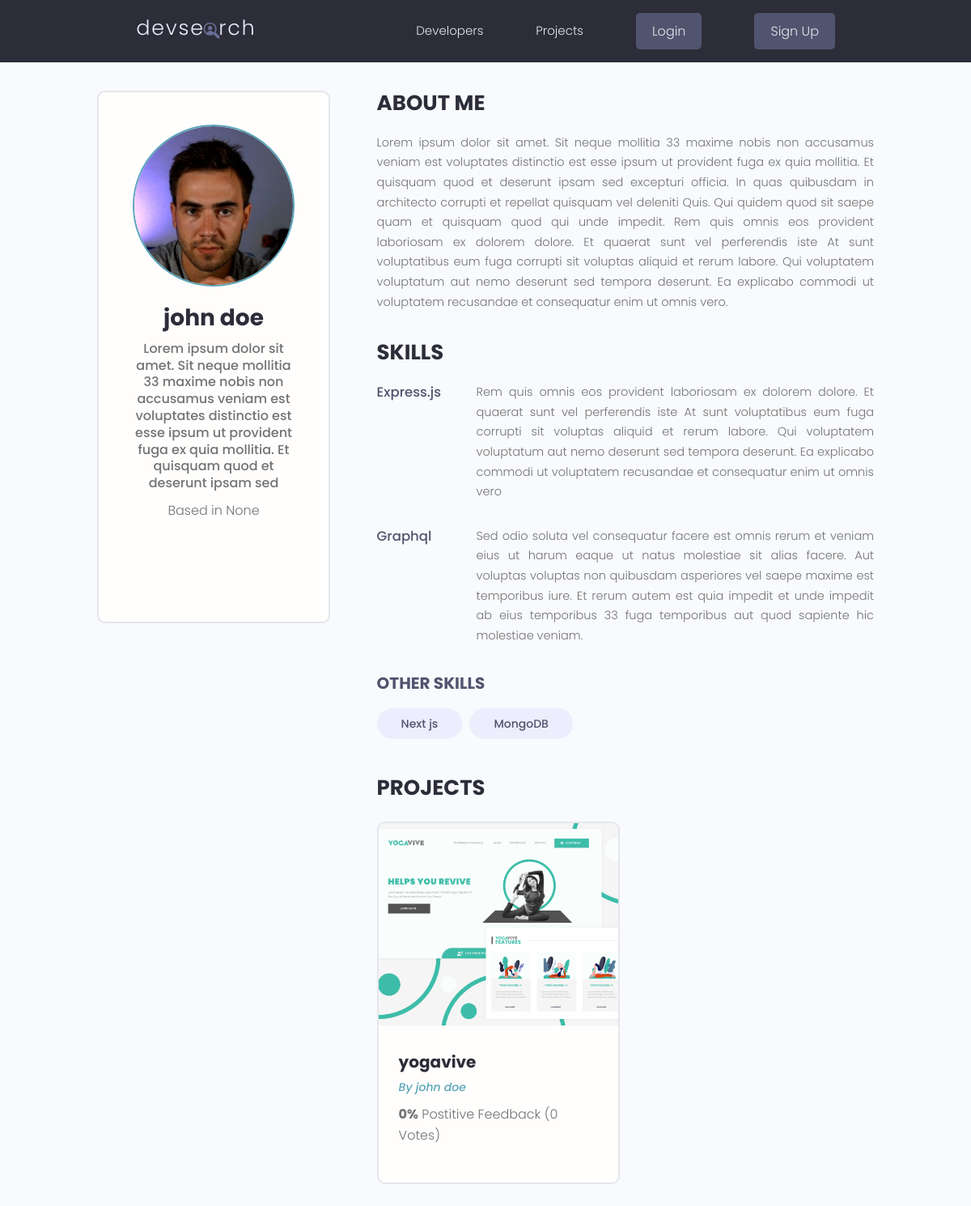
The app's page /profile/1e8e0196-5b1d-42da-9db8-a0c894650fec/, older data.
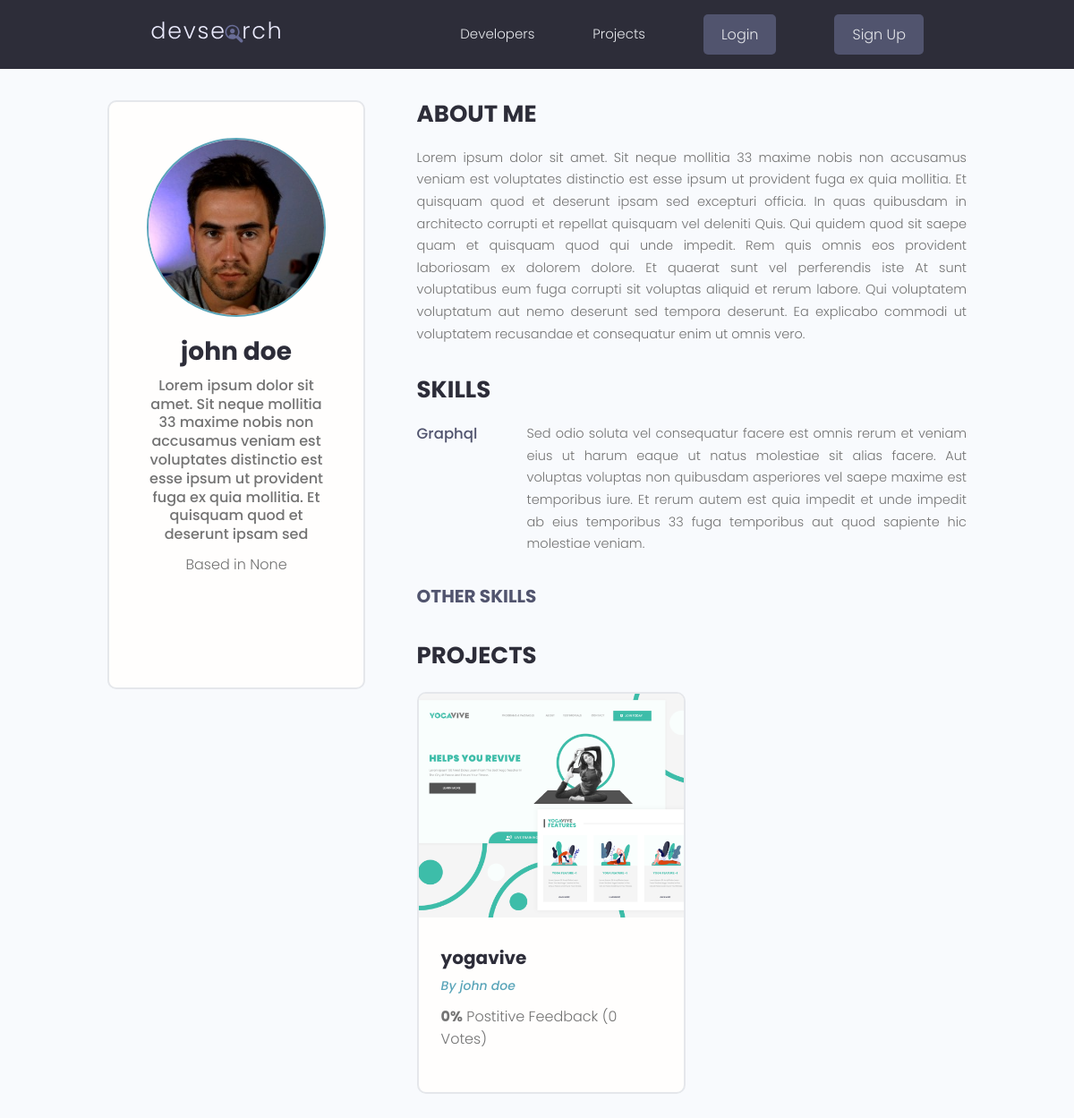
The same page, newer data.
### users/models.py (models this page shows, shortened)
class Profile(models.Model):
    id = models.UUIDField(default=uuid.uuid4, unique=True, primary_key=True, editable=False)
    user = models.OneToOneField(User, on_delete=models.CASCADE)
    name = models.CharField(max_length=200)
    email = models.EmailField(max_length=500)
    username = models.CharField(max_length=200)
    location = models.CharField(max_length=200, blank=True, null=True)
    short_intro = models.CharField(max_length=200, blank=True, null=True)
    bio = models.TextField(blank=True, null=True)
    profile_image = models.ImageField(null=True, blank=True, upload_to='profiles/', default="profiles/user-default.png")
    social_github = models.CharField(max_length=200, blank=True, null=True)
    social_twitter = models.CharField(max_length=200, blank=True, null=True)
    social_linkedin = models.CharField(max_length=200, blank=True, null=True)
    social_youtube = models.CharField(max_length=200, blank=True, null=True)
    social_website = models.CharField(max_length=200, blank=True, null=True)
    created = models.DateTimeField(auto_now_add=True)

class Skill(models.Model):
    id = models.UUIDField(default=uuid.uuid4, unique=True, primary_key=True, editable=False)
    owner = models.ForeignKey(Profile, on_delete=models.CASCADE, null=True)
    name = models.CharField(max_length=200, blank=True, null=True)
    description = models.TextField(null=True, blank=True)
    created = models.DateTimeField(auto_now_add=True)
    def __str__(self):
        return self.name

### projects/models.py (models this page shows, shortened)
class Project(models.Model):
    id = models.UUIDField(default=uuid.uuid4, unique=True, primary_key=True, editable=False)
    owner = models.ForeignKey(
        Profile, on_delete=models.CASCADE, related_name='projects')
    title = models.CharField(max_length=200)
    description = models.TextField(null=True, blank=True)
    featured_image = models.ImageField(
        null=True, blank=True, default="default.jpg")
    demo_link = models.CharField(max_length=2000, null=True, blank=True)
    source_link = models.CharField(max_length=2000, null=True, blank=True)
    tags = models.ManyToManyField('Tag', blank=True)
    vote_total = models.IntegerField(default=0, null=True, blank=True)
    vote_ratio = models.IntegerField(default=0, null=True, blank=True)
    created = models.DateTimeField(auto_now_add=True)

### users/views.py (the view)
# urls.py: path('profile/<str:pk>/', views.user_profile, name="user-profile"),
def user_profile(request, pk):
    profile = Profile.objects.get(pk=pk)
    other_skills = profile.skill_set.filter(description = "") # Get all skills that have no description
    top_skills = profile.skill_set.exclude(description__exact="") # Get all skills that have a description
    return render(request, 'users/user-profile.html', {"profile": profile, "other_skills": other_skills, "top_skills": top_skills})

### users/templates/users/user-profile.html (shortened to what this page needs)
{% extends 'base.html' %}
{% block content %}
<main class="profile my-md">
    <div class="container">
        <div class="layout">
            <div class="column column--1of3">
                <div class="card text-center">
                    <div class="card__body dev">
                        <img class="avatar avatar--xl" src="{{ profile.profile_image.url }}" />
                        <h2 class="dev__name">{{profile.name}}</h2>
                        <p class="dev__title">{{profile.short_intro}}</p>
                        <p class="dev__location">Based in {{profile.location}}</p>
                        <ul class="dev__social">
                        </ul>
                    </div>
                </div>
            </div>
            <div class="column column--2of3">
                <div class="devInfo">
                    <h3 class="devInfo__title">About Me</h3>
                    <p class="devInfo__about">{{profile.bio}}</p>
                </div>
                <div class="devInfo">
                    <h3 class="devInfo__title">Skills</h3>
                    <div class="devInfo__skills">
                        {% for skill in top_skills %}
                        <div class="devSkill">
                            <h4 class="devSkill__title">{{skill.name}}</h4>
                            <p class="devSkill__info">{{skill.description}}</p>
                        </div>
                        {% endfor %}
                        <h3 class="devInfo__subtitle">Other Skills</h3>
                        <div class="devInfo__otherSkills">
                            {% for skill in other_skills %}
                            <span class="tag tag--pill tag--sub tag--lg">
                                <small>{{skill}}</small>
                            </span>
                            {% endfor %}
                        </div>
                    </div>
                </div>
                <div class="devInfo">
                    <h3 class="devInfo__title">Projects</h3>
                    <div class="grid grid--two">
                        {% for project in profile.projects.all %}
                        <div class="column">
                            <div class="card project">
                                <a href="{% url 'project' project.id %}" class="project">
                                    <img class="project__thumbnail" src="{{project.featured_image.url}}"
                                        alt="project thumbnail" />
                                    <div class="card__body">
                                        <h3 class="project__title">{{project.title}}</h3>
                                        <p><a class="project__author"
                                                href="{% url 'user-profile' project.owner.id %}">By
                                                {{project.owner.name}}</a>
                                        </p>
                                        <p class="project--rating">
                                            <span style="font-weight: bold;">{{project.vote_ratio}}%</span> Postitive
                                            Feedback ({{project.vote_total}} Vote{{project.vote_total|pluralize:"s"}})
                                        </p>
                                    </div>
                                </a>
                            </div>
                        </div>
                        {% endfor %}
                    </div>
                </div>
            </div>
        </div>
    </div>
</main>
{% endblock content %}

### templates/base.html (shortened to what this page needs)
<!DOCTYPE html>
{% load static %}
<html>
<head>
    <link rel="stylesheet" href="https://cdn.iconmonstr.com/1.3.0/css/iconmonstr-iconic-font.min.css" />
    <link rel="stylesheet" href="{% static 'uikit/styles/uikit.css' %}" />
    <link rel="stylesheet" href="{% static 'styles/app.css' %}" />
</head>
<body>
    {% include 'navbar.html' %}
    {% block content %}
    {% endblock content %}
</body>
</html>

### templates/navbar.html (shortened to what this page needs)
{% load static %}
<header class="header">
    <div class="container container--narrow">
        <a href="" class="header__logo">
            <img src="{% static 'images/logo.svg' %} " alt="DevSearch Logo" />
        </a>
        <nav class="header__nav">
            <ul class="header__menu">
                <li class="header__menuItem"><a href="{% url 'home' %}">Developers</a></li>
                <li class="header__menuItem"><a href="{% url 'projects' %}">Projects</a></li>
                {% if request.user.is_authenticated %}
                    <li class="header__menuItem"><a href="">Inbox</a></li>
                    <li class="header__menuItem"><a href="{% url 'account' %}">Account</a></li>
                    <li class="header__menuItem"><a href="{% url 'logout' %}" class="btn btn--sub">Logout</a></li>
                {% else %}
                    <li class="header__menuItem"><a href="{% url 'login' %}" class="btn btn--sub">Login</a></li>
                    <li class="header__menuItem"><a href="{% url 'register' %}" class="btn btn--sub">Sign Up</a></li>
                {% endif %}
            </ul>
        </nav>
    </div>
</header>

### static/styles/app.css (style rules this page uses)
:root { --color-sub: #2d2d39; }
.btn--sub { background-color: var(--color-sub-light); }
.card { border: 2px solid var(--color-light); }
img { width: 100%; }
.header { position: sticky; z-index: 111; background-color: var(--color-sub); padding: 1.5rem 0; }
.header > .container { display: flex; justify-content: space-between; align-items: center; }
.header__logo > img { height: 3.8rem; }
.header__nav > ul { display: inline-flex; align-items: center; list-style: none; gap: 6.5rem; }
.header__menuItem > a { color: var(--color-light); font-weight: 300; }
.profile .card > .dev { padding: 4rem; }
.dev__name { color: var(--color-sub); font-size: 2.8rem; font-weight: 700; margin-top: 1rem; margin-bottom: 0.5rem; }
.dev__title { font-size: 1.6rem; font-weight: 500; line-height: 1.3; }
.dev__location { margin-top: 1rem; }
.dev__social { margin: 3rem 0; list-style: none; display: flex; justify-content: center; gap: 1.5rem; }
.devInfo { margin-bottom: 3rem; }
.devInfo__title, .devInfo__subtitle { font-size: 2.6rem; color: var(--color-sub); text-transform: uppercase; font-weight: 700; margin-bottom: 1.5rem; }
.devInfo__subtitle { font-size: 2rem; color: var(--color-sub-light); }
.devInfo__about, .devSkill__info { font-size: 1.45rem; line-height: 1.7; text-align: justify; }
.devSkill { margin-bottom: 3rem; }
.devSkill__title { font-size: 1.65rem; font-weight: 500; color: var(--color-sub-light); }
@media screen and (min-width: 700px) { .devSkill { display: flex; justify-content: space-between; gap: 3rem; } }
@media screen and (min-width: 700px) { .devSkill__info { flex-basis: 80%; } }
.project__author { font-size: 1.4rem; font-style: italic; }
.project--rating { margin-bottom: 1.6em; margin-top: .5em; }
.project__thumbnail { height: 25rem; object-fit: cover; object-position: top center; }
.project__title { font-size: 2rem; font-weight: 700; color: var(--color-sub); }

### static/uikit/styles/modules/_variables.css (style rules this page uses)
:root { --color-main: #5aa5b9; --color-main-light: #e6faff; --color-sub: #3f4156; --color-sub-light: #51546e; --color-sub-lighter: #ededfd; --color-text: #737373; --color-gray: #8b8b8b; --color-light: #e5e7eb; --color-light-gray: #767676; --color-bg: #f8fafd; --color-white: #fffefd; --color-white-light: #f3f3f3; --color-success: #359e64; --color-success-bg: #def8e8; --color-error: #fc4b0b; --color-error-bg: #fff2ee; --font-base: 'Poppins', arial, helvetica, 'Segoe UI', roboto, ubuntu, sans-serif; --font-monospace: 'Fira Code', 'Courier New', courier, monospace; --font-regular: 300; --font-medium: 500; --font-bold: 700; --generic-shadow: 1px 1px 5px #00000010; --generic-transition: all 0.3s ease-in-out; }

### static/uikit/styles/modules/_base.css (style rules this page uses)
* { margin: 0; padding: 0; box-sizing: border-box; text-rendering: optimizeLegibility; color: inherit; font-size: inherit; }
html { font-size: 50%; }
@media only screen and (min-width: 480px) { html { font-size: 56.25%; } }
@media only screen and (min-width: 1200px) { html { font-size: 62.5%; } }
body { line-height: 1.6; font-weight: 400; font-size: 1.5rem; color: var(--color-text); background-color: var(--color-bg); min-height: 100vh; }

### static/uikit/styles/modules/_typography.css (style rules this page uses)
* { font-family: var(--font-base); }
h2 { font-size: 3.6rem; font-weight: var(--font-bold); }
h3 { font-size: 3.2rem; font-weight: var(--font-medium); }
h4 { font-size: 2.8rem; font-weight: var(--font-medium); }
p, span, strong { font-size: 1.6rem; color: var(--color-text); font-weight: var(--font-regular); }
a { padding-bottom: 2px; text-decoration: none; display: inline-block; color: var(--color-main); font-weight: var(--font-medium); }

### static/uikit/styles/modules/_utilities.css (style rules this page uses)
.container { width: 92%; max-width: 165rem; margin: 0 auto; box-sizing: border-box; }
.container--narrow { width: 92%; max-width: 120rem; }
@media screen and (min-width: 1000px) { .container { width: 90%; } }
@media screen and (min-width: 1000px) { .container--narrow { width: 85%; } }
@media screen and (min-width: 1200px) { .container { width: 80%; } }
@media screen and (min-width: 1200px) { .container--narrow { width: 72%; } }
.text-center { text-align: center; }
.my-md { margin: 3rem auto; }

### static/uikit/styles/modules/_avatar.css (style rules this page uses)
.avatar { border-radius: 50%; border: 2px solid var(--color-main); object-fit: cover; }
.avatar--xl { height: 20rem; width: 20rem; }

### static/uikit/styles/modules/_card.css (style rules this page uses)
.card { border-radius: 1rem; background-color: var(--color-white); border: 1.5px solid var(--color-light); width: auto; height: auto; margin-top: 0.5rem; margin-bottom: 0.5rem; overflow: hidden; }
.card__body, .card__header { padding: 2rem 2.5rem; }

Row changes from the older to the newer data that the page shows:
removed Skill: name "Express.js", description "Rem quis omnis eos provident laboriosam ex dolorem dolore. Et quaerat sunt vel perferendis iste At sunt voluptatibus eum fuga corrupti sit voluptas aliquid et rerum labore. Qui voluptatem voluptatum aut nemo deserunt sed tempora deserunt. Ea explicabo commodi ut voluptatem recusandae et consequatur enim ut omnis vero", shown under "SKILLS"
removed Skill: name "Next js", shown under "OTHER SKILLS"
removed Skill: name "MongoDB", shown under "OTHER SKILLS"
